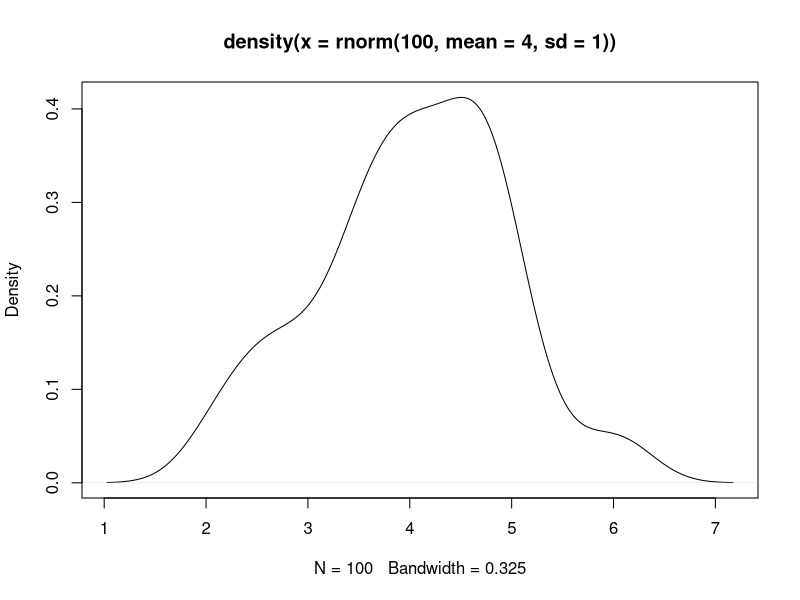
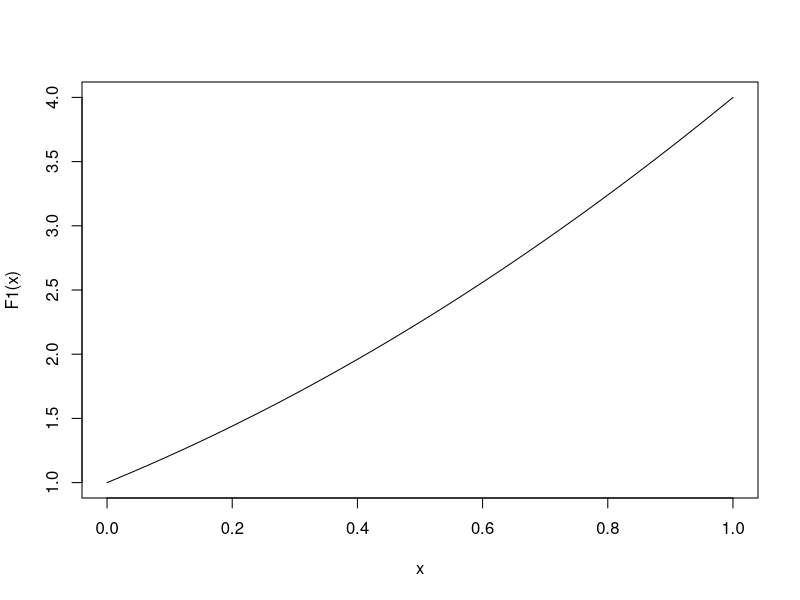

These figures' R source, in order:
## ---- chunk 1
# R 4.1.0
rnorm(100, mean = 4, sd = 1) |>
  density() |>
  plot()
## ---- chunk 2
F1 <- \(x) x^2 + 2*x + 1
class(F1)
Deriv::Deriv(F1)
curve(F1)
## ---- chunk 3
mtcars |>
  subset(cyl == 4) |> 
  {\(d) lm(mpg ~ disp, data = d)}()
## ---- chunk 4
lm_d <- \(d) lm(mpg ~ disp, data = d)
mtcars |>
  subset(cyl == 4) |> 
  lm_d()
